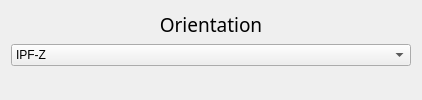
        <widget class="QWidget" name="layoutWidget_7">
         <layout class="QVBoxLayout" name="verticalLayout_10">
          <item>
           <widget class="QLabel" name="label_Quality_2">
            <property name="minimumSize">
             <size>
              <width>114</width>
              <height>0</height>
             </size>
            </property>
            <property name="palette">
             <palette>
              <active>
               <colorrole role="WindowText">
                <brush brushstyle="SolidPattern">
                 <color alpha="255">
                  <red>0</red>
                  <green>0</green>
                  <blue>0</blue>
                 </color>
                </brush>
               </colorrole>
               <colorrole role="Button">
                <brush brushstyle="SolidPattern">
                 <color alpha="255">
                  <red>253</red>
                  <green>249</green>
                  <blue>248</blue>
                 </color>
                </brush>
               </colorrole>
               <colorrole role="Text">
                <brush brushstyle="SolidPattern">
                 <color alpha="255">
                  <red>0</red>
                  <green>0</green>
                  <blue>0</blue>
                 </color>
                </brush>
               </colorrole>
               <colorrole role="ButtonText">
                <brush brushstyle="SolidPattern">
                 <color alpha="255">
                  <red>0</red>
                  <green>0</green>
                  <blue>0</blue>
                 </color>
                </brush>
               </colorrole>
               <colorrole role="Base">
                <brush brushstyle="SolidPattern">
                 <color alpha="255">
                  <red>253</red>
                  <green>249</green>
                  <blue>248</blue>
                 </color>
                </brush>
               </colorrole>
               <colorrole role="Window">
                <brush brushstyle="SolidPattern">
                 <color alpha="255">
                  <red>253</red>
                  <green>249</green>
                  <blue>248</blue>
                 </color>
                </brush>
               </colorrole>
              </active>
              <inactive>
               <colorrole role="WindowText">
                <brush brushstyle="SolidPattern">
                 <color alpha="255">
                  <red>0</red>
                  <green>0</green>
                  <blue>0</blue>
                 </color>
                </brush>
               </colorrole>
               <colorrole role="Button">
                <brush brushstyle="SolidPattern">
                 <color alpha="255">
                  <red>253</red>
                  <green>249</green>
                  <blue>248</blue>
                 </color>
                </brush>
               </colorrole>
               <colorrole role="Text">
                <brush brushstyle="SolidPattern">
                 <color alpha="255">
                  <red>0</red>
                  <green>0</green>
                  <blue>0</blue>
                 </color>
                </brush>
               </colorrole>
               <colorrole role="ButtonText">
                <brush brushstyle="SolidPattern">
                 <color alpha="255">
                  <red>0</red>
                  <green>0</green>
                  <blue>0</blue>
                 </color>
                </brush>
               </colorrole>
               <colorrole role="Base">
                <brush brushstyle="SolidPattern">
                 <color alpha="255">
                  <red>253</red>
                  <green>249</green>
                  <blue>248</blue>
                 </color>
                </brush>
               </colorrole>
               <colorrole role="Window">
                <brush brushstyle="SolidPattern">
                 <color alpha="255">
                  <red>253</red>
                  <green>249</green>
                  <blue>248</blue>
                 </color>
                </brush>
               </colorrole>
              </inactive>
              <disabled>
               <colorrole role="WindowText">
                <brush brushstyle="SolidPattern">
                 <color alpha="255">
                  <red>0</red>
                  <green>0</green>
                  <blue>0</blue>
                 </color>
                </brush>
               </colorrole>
               <colorrole role="Button">
                <brush brushstyle="SolidPattern">
                 <color alpha="255">
                  <red>253</red>
                  <green>249</green>
                  <blue>248</blue>
                 </color>
                </brush>
               </colorrole>
               <colorrole role="Text">
                <brush brushstyle="SolidPattern">
                 <color alpha="255">
                  <red>0</red>
                  <green>0</green>
                  <blue>0</blue>
                 </color>
                </brush>
               </colorrole>
               <colorrole role="ButtonText">
                <brush brushstyle="SolidPattern">
                 <color alpha="255">
                  <red>0</red>
                  <green>0</green>
                  <blue>0</blue>
                 </color>
                </brush>
               </colorrole>
               <colorrole role="Base">
                <brush brushstyle="SolidPattern">
                 <color alpha="255">
                  <red>253</red>
                  <green>249</green>
                  <blue>248</blue>
                 </color>
                </brush>
               </colorrole>
               <colorrole role="Window">
                <brush brushstyle="SolidPattern">
                 <color alpha="255">
                  <red>253</red>
                  <green>249</green>
                  <blue>248</blue>
                 </color>
                </brush>
               </colorrole>
              </disabled>
             </palette>
            </property>
            <property name="font">
             <font>
              <family>Noto Sans Cond</family>
              <pointsize>14</pointsize>
              <weight>50</weight>
              <italic>false</italic>
              <bold>false</bold>
             </font>
            </property>
            <property name="styleSheet">
             <string notr="true"/>
            </property>
            <property name="lineWidth">
             <number>1</number>
            </property>
            <property name="midLineWidth">
             <number>0</number>
            </property>
            <property name="text">
             <string>Orientation</string>
            </property>
            <property name="scaledContents">
             <bool>false</bool>
            </property>
            <property name="alignment">
             <set>Qt::AlignCenter</set>
            </property>
           </widget>
          </item>
          <item>
           <widget class="QComboBox" name="OriBox">
            <property name="toolTip">
             <string/>
            </property>
            <property name="currentIndex">
             <number>2</number>
            </property>
            <item>
             <property name="text">
              <string>IPF-X</string>
             </property>
            </item>
            <item>
             <property name="text">
              <string>IPF-Y</string>
             </property>
            </item>
            <item>
             <property name="text">
              <string>IPF-Z</string>
             </property>
            </item>
           </widget>
          </item>
          <item>
           <widget class="ImageView" name="IPF_serie" native="true">
            <property name="sizePolicy">
             <sizepolicy hsizetype="Preferred" vsizetype="Preferred">
              <horstretch>0</horstretch>
              <verstretch>0</verstretch>
             </sizepolicy>
            </property>
            <property name="minimumSize">
             <size>
              <width>400</width>
              <height>0</height>
             </size>
            </property>
           </widget>
          </item>
         </layout>
        </widget>
